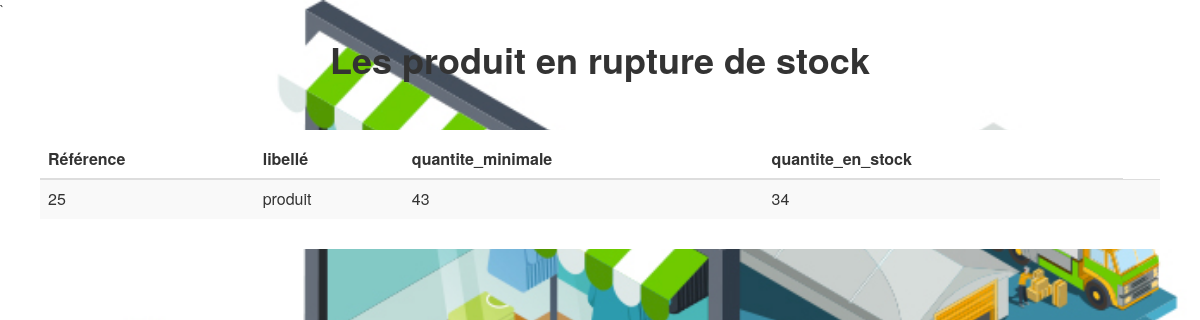
Page /filter.php on the committed database.
### tables this page shows
CREATE TABLE `produit` (
  `réference` int(11) NOT NULL,
  `libelle` varchar(255) NOT NULL,
  `quantite_minimale` int(11) NOT NULL,
  `quantite_en_stock` int(11) NOT NULL
);

### filter.php (the view, shortened to what this page needs)
<?php
include_once 'head.php';
$conn = mysqli_connect("localhost","root","","souqstock");
$sql= "SELECT * FROM produit  WHERE quantite_en_stock < quantite_minimale";
              $result = $conn-> query($sql);
              if($result-> num_rows > 0){
                  while ($row = $result-> fetch_assoc()){
                      ?>
            <body style="background-image:url('stck.jpg');background-repeat:no-repeat;background-size:cover;">
            <div class="container">
            <h1 style="text-align: center;font-weight: bold;">Les produit en rupture de stock</h1><br><br>
            <div class="table-wrapper" style="background-color:white; padding: 10px;border-radius:10px;">
            <table class="table table-striped table-hover" id="myTable">
                <thead>
                    <tr>
                        <th>Référence</th>
                        <th>libellé</th>
                        <th>quantite_minimale</th>
                        <th>quantite_en_stock</th>
                        </tr>
                </thead>
            <td ><?php echo $row["réference"] ?></td>
              <td ><?php echo $row["libelle"] ?></td>
              <td ><?php echo $row["quantite_minimale"] ?></td>
              <td ><?php echo $row["quantite_en_stock"] ?></td>
              <td>
              </table>
            </div>
            </div>
            </body>
              <?php
}
              }
              ?>

### rows in the picture
produit: réference "25", libelle "produit", quantite_minimale "43", quantite_en_stock "34"
